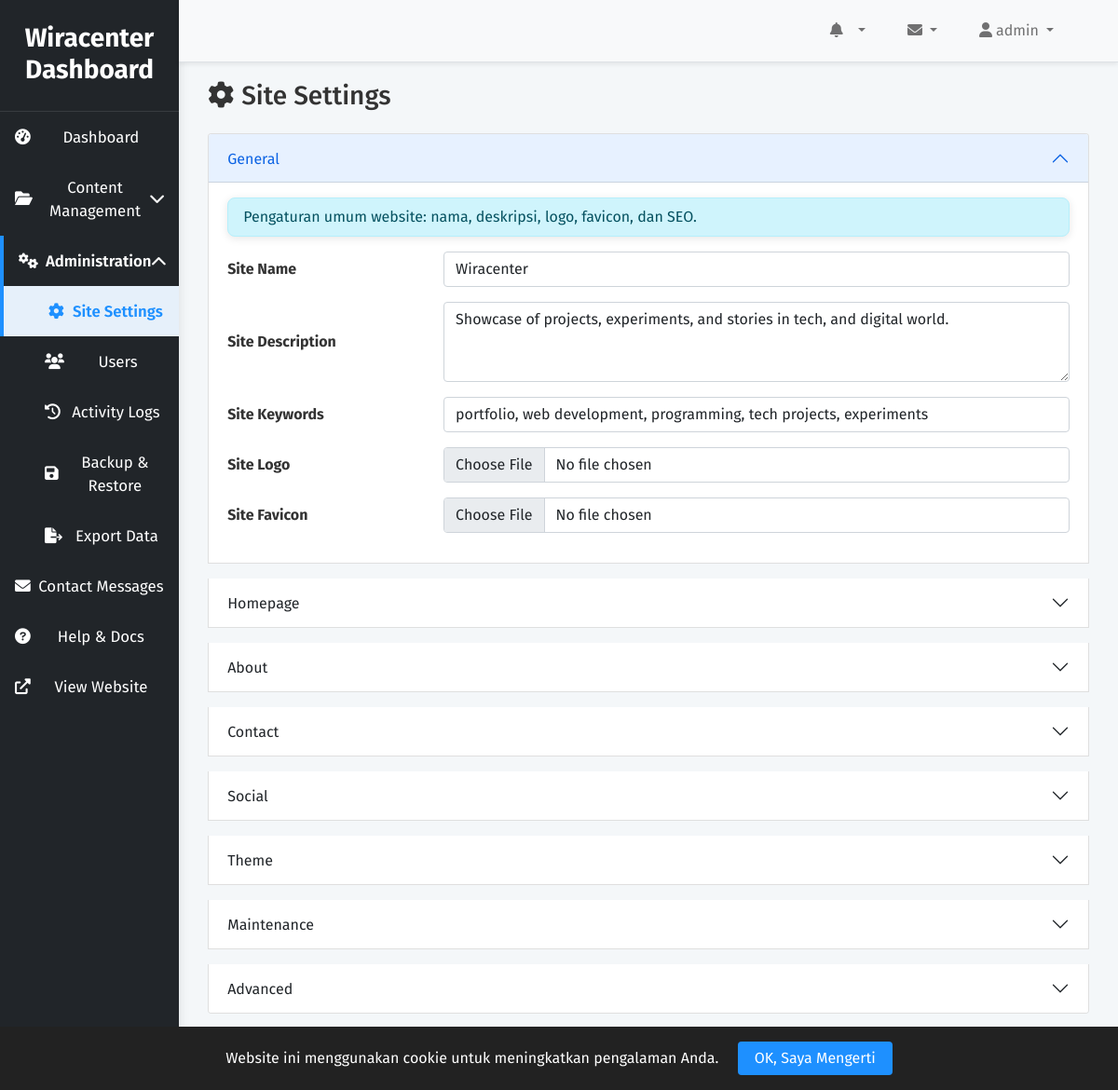
Screenshot of /admin/settings.php (signed in) with the database file from the repository.
### tables this page shows
CREATE TABLE IF NOT EXISTS `site_settings` (
    `id` INT AUTO_INCREMENT PRIMARY KEY,
    `setting_key` VARCHAR(100) NOT NULL UNIQUE,
    `setting_value` TEXT,
    `setting_type` ENUM('text', 'textarea', 'image', 'json') DEFAULT 'text',
    `created_at` TIMESTAMP DEFAULT CURRENT_TIMESTAMP,
    `updated_at` TIMESTAMP DEFAULT CURRENT_TIMESTAMP ON UPDATE CURRENT_TIMESTAMP,
    INDEX `idx_settings_key` (`setting_key`)
);

### admin/settings.php (the view, shortened to what this page needs)
<?php
include 'includes/header.php';
$db = new Database();
$conn = $db->connect();
$stmt = $conn->query("SELECT * FROM site_settings ORDER BY id ASC");
$settings = [];
while ($row = $stmt->fetch(PDO::FETCH_ASSOC)) {
    $settings[$row['setting_key']] = $row;
}
$categories = [
    'General' => ['site_name', 'site_description', 'site_keywords', 'site_logo', 'site_favicon'],
    'Homepage' => ['hero_title', 'hero_subtitle'],
    'About' => ['about_title', 'about_content'],
    'Contact' => ['contact_email', 'contact_phone', 'contact_address', 'operating_hours'],
    'Social' => ['social_media'],
    'Theme' => ['theme_mode'],
    'Maintenance' => ['maintenance_mode', 'maintenance_message', 'maintenance_countdown'],
    'Advanced' => ['google_analytics_id', 'debug_mode', 'log_retention_days'],
];
?>
<div class="container-fluid">
    <div class="d-flex justify-content-between align-items-center mb-4">
        <h1 class="h3 mb-0 text-gray-800"><i class="fas fa-cog me-2"></i>Site Settings</h1>
    </div>
    <form method="POST" enctype="multipart/form-data">
        <div class="accordion" id="settingsAccordion">
            <?php $catIndex = 0; foreach (
                $categories as $cat => $fields):
                if ($cat === 'About') {
            ?>
                <div class="accordion-item mb-3">
                    <h2 class="accordion-header" id="heading<?php echo $catIndex; ?>">
                        <button class="accordion-button collapsed" type="button" data-bs-toggle="collapse" data-bs-target="#collapse<?php echo $catIndex; ?>" aria-expanded="false" aria-controls="collapse<?php echo $catIndex; ?>">
                            <?php echo $cat; ?>
                        </button>
                    </h2>
                </div>
            <?php $catIndex++; continue; }
            ?>
                <div class="accordion-item mb-3">
                    <h2 class="accordion-header" id="heading<?php echo $catIndex; ?>">
                        <button class="accordion-button<?php if ($catIndex > 0) echo ' collapsed'; ?>" type="button" data-bs-toggle="collapse" data-bs-target="#collapse<?php echo $catIndex; ?>" aria-expanded="<?php echo $catIndex === 0 ? 'true' : 'false'; ?>" aria-controls="collapse<?php echo $catIndex; ?>">
                            <?php echo $cat; ?>
                        </button>
                    </h2>
                    <div id="collapse<?php echo $catIndex; ?>" class="accordion-collapse collapse<?php if ($catIndex === 0) echo ' show'; ?>" aria-labelledby="heading<?php echo $catIndex; ?>" data-bs-parent="#settingsAccordion">
                        <div class="accordion-body">
                            <?php if ($cat === 'General'): ?>
                                <div class="alert alert-info py-2 mb-3">Pengaturan umum website: nama, deskripsi, logo, favicon, dan SEO.</div>
                            <?php elseif ($cat === 'Homepage'): ?>
                                <div class="alert alert-info py-2 mb-3">Konten utama yang tampil di halaman depan website.</div>
                            <?php elseif ($cat === 'About'): ?>
                                <div class="alert alert-info py-2 mb-3">Konten yang tampil di halaman About.</div>
                            <?php elseif ($cat === 'Contact'): ?>
                                <div class="alert alert-info py-2 mb-3">Informasi kontak, email, telepon, alamat, dan jam operasional.</div>
                            <?php elseif ($cat === 'Social'): ?>
                                <div class="alert alert-info py-2 mb-3">Link ke sosial media (format JSON, contoh: {"instagram": "url", "linkedin": "url"}).</div>
                            <?php elseif ($cat === 'Theme'): ?>
                                <div class="alert alert-info py-2 mb-3">Pengaturan mode tema website (light/dark).</div>
                            <?php elseif ($cat === 'Maintenance'): ?>
                                <div class="alert alert-info py-2 mb-3">Mode maintenance, pesan, dan countdown jika website sedang perbaikan.</div>
                            <?php elseif ($cat === 'Advanced'): ?>
                                <div class="alert alert-info py-2 mb-3">Pengaturan lanjutan: Google Analytics, debug mode, dan retensi log.</div>
                            <?php endif; ?>
                            <?php foreach ($fields as $key): if (!isset($settings[$key])) continue; $setting = $settings[$key]; ?>
                                <div class="mb-3 row align-items-center">
                                    <label class="col-md-3 col-form-label fw-bold" for="<?php echo $key; ?>"><?php echo ucwords(str_replace('_', ' ', $key)); ?></label>
                                    <div class="col-md-9">
                                        <?php if ($setting['setting_type'] === 'text'): ?>
                                            <input type="text" class="form-control" id="<?php echo $key; ?>" name="<?php echo $key; ?>" value="<?php echo htmlspecialchars($setting['setting_value']); ?>">
                                        <?php elseif ($setting['setting_type'] === 'textarea'): ?>
                                            <textarea class="form-control" id="<?php echo $key; ?>" name="<?php echo $key; ?>" rows="3"><?php echo htmlspecialchars($setting['setting_value']); ?></textarea>
                                        <?php elseif ($setting['setting_type'] === 'image'): ?>
                                            <input type="file" class="form-control" id="<?php echo $key; ?>" name="<?php echo $key; ?>">
                                        <?php elseif ($setting['setting_type'] === 'json'): ?>
                                            <textarea class="form-control" id="<?php echo $key; ?>" name="<?php echo $key; ?>" rows="3"><?php echo htmlspecialchars($setting['setting_value']); ?></textarea>
                                            <small class="text-muted">Format: JSON. Contoh: {"instagram": "url", "linkedin": "url"}</small>
                                        <?php else: ?>
                                            <input type="text" class="form-control" id="<?php echo $key; ?>" name="<?php echo $key; ?>" value="<?php echo htmlspecialchars($setting['setting_value']); ?>">
                                        <?php endif; ?>
                                    </div>
                                </div>
                            <?php endforeach; ?>
                        </div>
                    </div>
                </div>
            <?php $catIndex++; endforeach; ?>
        </div>
        <div class="text-end mt-4">
            <button type="submit" class="btn btn-primary px-4"><i class="fas fa-save me-2"></i>Save Settings</button>
        </div>
    </form>
</div>
<?php include 'includes/footer.php'; ?>

### admin/assets/css/admin-style.css (style rules this page uses)
:root { --primary-color: #1e90ff; --secondary-color: #6c757d; --sidebar-bg: #24344d; --sidebar-link-color: #ecf0f1; --sidebar-link-hover: #ffffff; --sidebar-link-active-bg: #1a2b3c; --body-bg: #f4f7f9; --text-color: #333333; --card-bg: #ffffff; --shadow-color: rgba(0, 0, 0, 0.08); --border-color: #e0e0e0; --cyan-color: #00BCD4; --green-color: #4CAF50; --orange-color: #FF9800; --purple-color: #9C27B0; --sidebar-collapsed-width: 4rem; }
body, html { font-family: 'Fira Sans', Arial, Helvetica, sans-serif; background-color: var(--body-bg); color: var(--text-color); }
.btn-primary { background-color: var(--sidebar-bg); border-color: var(--sidebar-bg); }
.alert { border-radius: 0.5rem; box-shadow: 0 2px 10px rgba(0,0,0,0.1); }
.collapse { display: none; transition: height 0.3s ease; }
.collapse.show { display: block; }

### rows the page displays
site_settings: site_name "Wiracenter"
site_settings: site_description "Showcase of projects, experiments, and stories in tech, and digital world."
site_settings: site_keywords "portfolio, web development, programming, tech projects, experiments"

### other values shown
$_SESSION['username'] "admin"
$cat "General"
str_replace('_', ' ', $key) "Site Name"
str_replace('_', ' ', $key) "Site Description"
str_replace('_', ' ', $key) "Site Keywords"
str_replace('_', ' ', $key) "Site Logo"
str_replace('_', ' ', $key) "Site Favicon"
$cat "Homepage"
$cat "About"
$cat "Contact"
$cat "Social"
$cat "Theme"
$cat "Maintenance"
$cat "Advanced"
